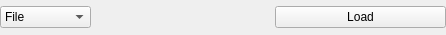
<?xml version="1.0" encoding="UTF-8"?>
<ui version="4.0">
 <class>DataSelector</class>
 <widget class="QWidget" name="DataSelector">
  <property name="geometry">
   <rect>
    <x>0</x>
    <y>0</y>
    <width>446</width>
    <height>35</height>
   </rect>
  </property>
  <property name="sizePolicy">
   <sizepolicy hsizetype="Minimum" vsizetype="Minimum">
    <horstretch>0</horstretch>
    <verstretch>0</verstretch>
   </sizepolicy>
  </property>
  <property name="windowTitle">
   <string>Form</string>
  </property>
  <layout class="QHBoxLayout" name="horizontalLayout_2">
   <property name="margin">
    <number>0</number>
   </property>
   <item>
    <widget class="QComboBox" name="cbInputType">
     <item>
      <property name="text">
       <string>File</string>
      </property>
     </item>
     <item>
      <property name="text">
       <string>Workspace</string>
      </property>
     </item>
    </widget>
   </item>
   <item>
    <widget class="QStackedWidget" name="stackedDataSelect">
     <property name="currentIndex">
      <number>0</number>
     </property>
     <widget class="QWidget" name="page">
      <layout class="QHBoxLayout" name="horizontalLayout">
       <property name="margin">
        <number>0</number>
       </property>
       <item>
        <widget class="MantidQt::MantidWidgets::MWRunFiles" name="rfFileInput">
         <property name="label" stdset="0">
          <string/>
         </property>
        </widget>
       </item>
       <item>
        <widget class="QPushButton" name="pbLoadFile">
         <property name="text">
          <string>Load</string>
         </property>
        </widget>
       </item>
      </layout>
     </widget>
     <widget class="QWidget" name="page_2">
      <layout class="QHBoxLayout" name="horizontalLayout_4">
       <property name="leftMargin">
        <number>4</number>
       </property>
       <property name="topMargin">
        <number>4</number>
       </property>
       <property name="rightMargin">
        <number>0</number>
       </property>
       <property name="bottomMargin">
        <number>4</number>
       </property>
       <item alignment="Qt::AlignVCenter">
        <widget class="MantidQt::MantidWidgets::WorkspaceSelector" name="wsWorkspaceInput">
         <property name="sizePolicy">
          <sizepolicy hsizetype="Preferred" vsizetype="Preferred">
           <horstretch>0</horstretch>
           <verstretch>0</verstretch>
          </sizepolicy>
         </property>
        </widget>
       </item>
      </layout>
     </widget>
    </widget>
   </item>
  </layout>
  <zorder>wsWorkspaceInput</zorder>
  <zorder>stackedDataSelect</zorder>
  <zorder>cbInputType</zorder>
 </widget>
 <customwidgets>
  <customwidget>
   <class>MantidQt::MantidWidgets::MWRunFiles</class>
   <extends>QWidget</extends>
   <header>MantidQtMantidWidgets/MWRunFiles.h</header>
  </customwidget>
  <customwidget>
   <class>MantidQt::MantidWidgets::WorkspaceSelector</class>
   <extends>QComboBox</extends>
   <header>MantidQtMantidWidgets/WorkspaceSelector.h</header>
  </customwidget>
 </customwidgets>
 <resources/>
 <connections/>
</ui>
